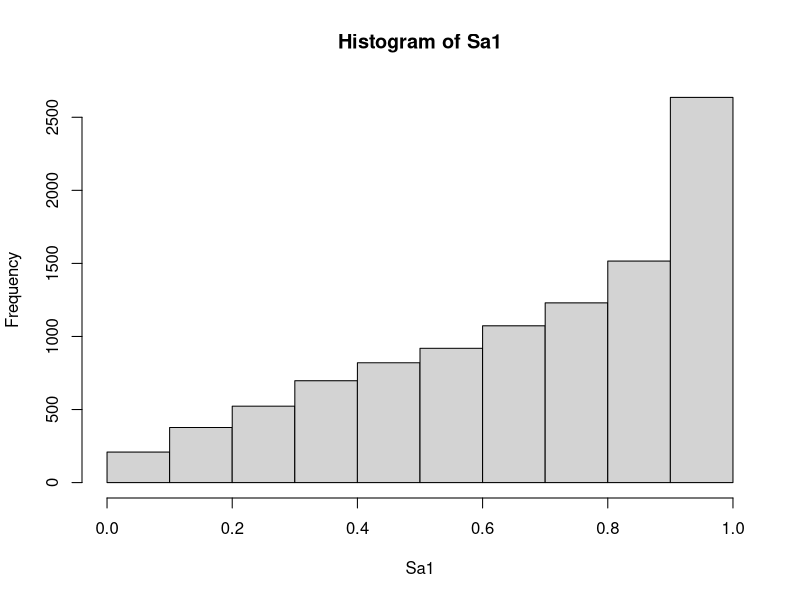

Write the R code that produced this figure.

#clear all variables#
rm(list=ls())

#----------------------------------------------------------------------------------------------------#
#set random seed
set.seed(1) 

#### define number of years and iterations ####
years = 10
iterations = 10000

##initial pop size
pop_init = 100

##pop ceiling
pop_ceiling = 2500


#### define vital rates and get random numbers from respective distributions ####

##load different survivals 
s1 = 0.68; 


##get parameters for beta distribution
estBetaParams = function(mu, var) {
  alpha = ((1 - mu) / var - 1 / mu) * mu ^ 2
  beta = alpha * (1 / mu - 1)
  return(params = list(alpha = alpha, beta = beta))
}

## percent stochasticity of mean
stoch = 0.10

## get beta params
p1 = estBetaParams(s1,s1*stoch) 




## get beta random numbers
Sa1 = rbeta(iterations, p1$alpha, p1$beta)


hist(Sa1, breaks = 10)


#### get lambdas and stable age distribution
bat = matrix(0, nrow = 2, ncol = 2)

s = s1
bat[1,1] = 0.47 * s * 0.38 * 1
bat[1,2] = s * 0.85 * 1
bat[2,1] = 0.47 * s
bat[2,2] = s

bat_eigen = eigen(bat)
lambda1 = bat_eigen$values[1]
stable_stage1 = bat_eigen$vectors[,1]/sum(bat_eigen$vectors[,1])



#### define empty matrix, pop vector ####

#define empty vital rate matrix
#mat1 = array(0, dim=c(2,2,iterations))



#3d array/matrix of stages by years, by iterations
popvec = array(0, dim=c(2,years,iterations))

#set all first year equal to initial pop size

popvec[, 1,] = c(ceiling(stable_stage1[1]*pop_init),ceiling(stable_stage1[2]*pop_init))

#----------------------------------------------------------------------------------------------------#

#### run simulations ####

s_j = Sa1
s_ad = Sa1

##outer loop for iterations
for(i in 1:iterations){
  
  #define mat for iteration
  
  ##inner loop for years
  for(y in 2:years){
    
    # define empty matrix
    mat = matrix(0, nrow = 2, ncol = 2)
    
    # populate leslie matrix
    mat[1,1] = 0.47 * s_j[i] * 0.38 * 1
    mat[1,2] = s_ad[i] * 0.85 * 1
    mat[2,1] = 0.47 * s_j[i]
    mat[2,2] = s_ad[i]
      
    
    #project into next year
    popvec[, y,i] = mat %*% popvec[, (y-1), i]
    
    
    
    ##set negative numbers = 0
    if(popvec[1,y,i] < 0 ){
      popvec[1,y,i] = 0 
    }
    if(popvec[2,y,i] < 0 ){
      popvec[2,y,i] = 0 
    }    
    
    ## set pop ceiling if necessary 
    popsum = popvec[1,y,i] + popvec[2,y,i]
    if(popsum > pop_ceiling){
      popvec[1,y,i] = pop_ceiling * ( popvec[1,y,i]/ popsum)
      popvec[2,y,i] = pop_ceiling * ( popvec[2,y,i]/ popsum)
    }
    
    ##round to nearest digit
    popvec[1,y,i] = floor(popvec[1,y,i])
    popvec[2,y,i] = floor(popvec[2,y,i])
    
    
    
  }
}

#----------------------------------------------------------------------------------------------------#

#### get stats ####

#sum juv and adults #pop = [year, iteration]
pop = popvec[1 , ,] + popvec[2 , ,]

#save scenarios
# #after year 4 increase by 0.01 until reaches S1
# opt_incrs = pop
# #after year 4 keep at s4
# no_incrs = pop
# #after year 4 increase s by s1+0.1
# manag1 = pop

#prob of quasi extinction
qe = 100
fin_pop = pop[years,]
poqe = sum(fin_pop < qe)/iterations


##get pop tragetory with CIs
pop_mean = vector(mode = "numeric", length = 0)
pop_median = vector(mode = "numeric", length = 0)

for(i in 1:nrow(pop)){
  pop_mean[i] = mean(pop[i,])
  pop_median[i] = median(pop[i,])
}


## get delta N
delta_N = pop_median[length(pop_median)] - pop_median[1]

## get cumulat lambda
lambda_cumulative = (pop_median[length(pop_median)] / pop_median[1] ) ^ (1/years)

## return values

data = list(delta_N = delta_N, lambda_cumulative = lambda_cumulative)


